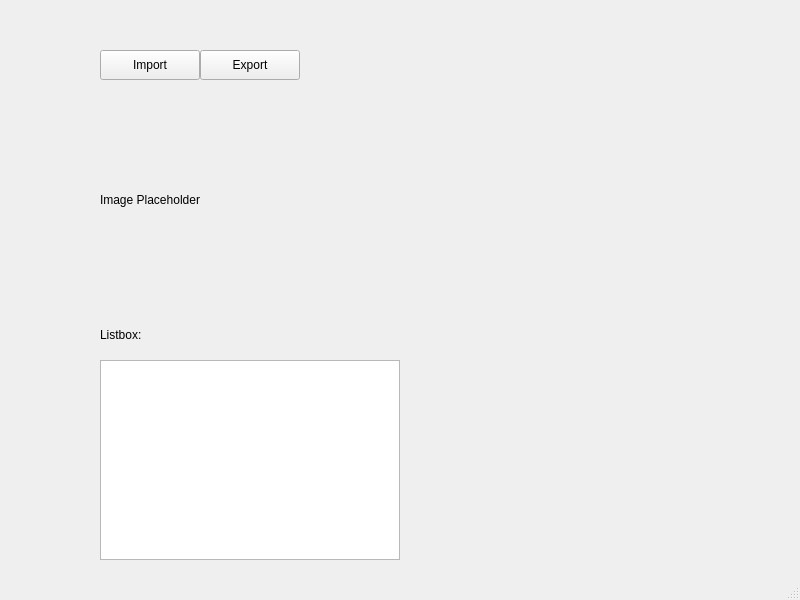
<?xml version="1.0" encoding="UTF-8"?>
<ui version="4.0">
    <class>MainWindow</class>
    <widget class="QMainWindow" name="MainWindow">
        <property name="geometry">
            <rect>
                <x>0</x>
                <y>0</y>
                <width>800</width>
                <height>600</height>
            </rect>
        </property>
        <widget class="QWidget" name="centralwidget">
            <widget class="QPushButton" name="importButton">
                <property name="geometry">
                    <rect>
                        <x>100</x>
                        <y>50</y>
                        <width>100</width>
                        <height>30</height>
                    </rect>
                </property>
                <property name="text">
                    <string>Import</string>
                </property>
            </widget>
            <widget class="QPushButton" name="exportButton">
                <property name="geometry">
                    <rect>
                        <x>200</x>
                        <y>50</y>
                        <width>100</width>
                        <height>30</height>
                    </rect>
                </property>
                <property name="text">
                    <string>Export</string>
                </property>
            </widget>
            <widget class="QLabel" name="imageLabel">
                <property name="geometry">
                    <rect>
                        <x>100</x>
                        <y>100</y>
                        <width>200</width>
                        <height>200</height>
                    </rect>
                </property>
                <property name="text">
                    <string>Image Placeholder</string>
                </property>
            </widget>
            <widget class="QLabel" name="listBoxLabel">
                <property name="geometry">
                    <rect>
                        <x>100</x>
                        <y>320</y>
                        <width>200</width>
                        <height>30</height>
                    </rect>
                </property>
                <property name="text">
                    <string>Listbox:</string>
                </property>
            </widget>
            <widget class="QListWidget" name="listBox">
                <property name="geometry">
                    <rect>
                        <x>100</x>
                        <y>360</y>
                        <width>300</width>
                        <height>200</height>
                    </rect>
                </property>
            </widget>
        </widget>
        <widget class="QMenuBar" name="menubar">
            <property name="geometry">
                <rect>
                    <x>0</x>
                    <y>0</y>
                    <width>800</width>
                    <height>21</height>
                </rect>
            </property>
        </widget>
        <widget class="QStatusBar" name="statusbar">
            <property name="geometry">
                <rect>
                    <x>0</x>
                    <y>579</y>
                    <width>800</width>
                    <height>21</height>
                </rect>
            </property>
        </widget>
    </widget>
    <resources/>
    <connections/>
</ui>
